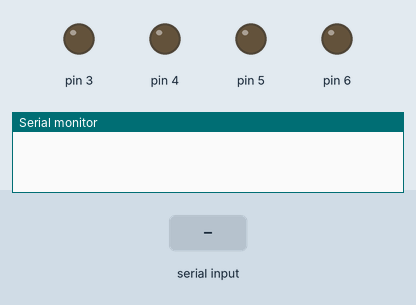
Recording of a sketch running on a simulated Arduino Uno, built with avr-gcc and run on an emulated ATmega328P. On the bench: output pins drawn as LEDs (lit = HIGH), the last lines printed to the serial monitor. The inputs (shaded band) are chosen by the test bench.

Above: at 1.2 s.
1.3 s: "F" received over Serial
At 2.5 s:
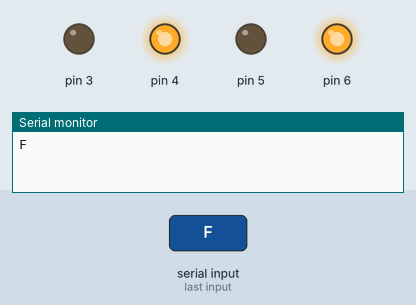
2.8 s: "B" received over Serial
At 3.4 s:
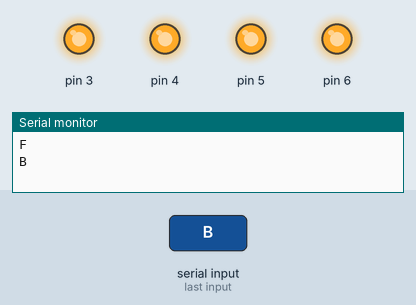
Timing chart, 0 to 5.8 s (numbered marks = the images above; inputs shaded):
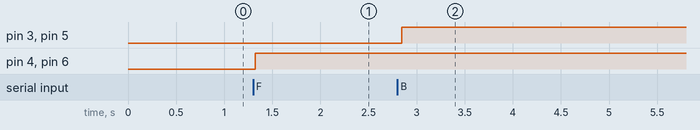

The sketch:

transmeter.ino
```cpp
///////Transmeter////////


#include <SPI.h>
#include <nRF24L01.h>
#include <RF24.h>


RF24 radio(7, 8); // CE, CSN

const byte address[6] = "00001";

char t;

void setup() {
pinMode(6,OUTPUT);
pinMode(5,OUTPUT);
pinMode(4,OUTPUT);
pinMode(3,OUTPUT);
Serial.begin(9600);
}

void loop() {
radio.write(&t, sizeof(t));

if(Serial.available()){
  t = Serial.read();
  Serial.println(t);
}

if(t == 'F'){
  digitalWrite(6,HIGH);
  digitalWrite(4,HIGH);
}

else if(t == 'B'){
  digitalWrite(5,HIGH);
  digitalWrite(3,HIGH);
}

else if(t == 'L'){
  digitalWrite(4,HIGH);
}

else if(t == 'R'){
  digitalWrite(6,HIGH);
}
else if(t == 'S'){
  digitalWrite(6,LOW);
  digitalWrite(5,LOW);
  digitalWrite(4,LOW);
  digitalWrite(3,LOW);
}
delay(100);
}
```

Measured:
- after the input at 1.3 s, pin 4, pin 6: LOW → HIGH at once
- after the input at 2.8 s, pin 3, pin 5: LOW → HIGH at once
